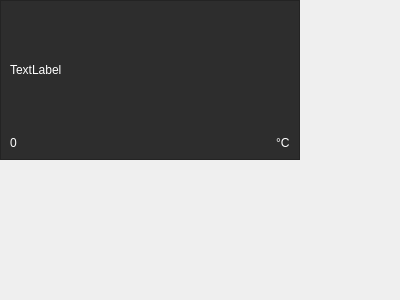
<?xml version="1.0" encoding="UTF-8"?>
<ui version="4.0">
 <class>Dialog</class>
 <widget class="QDialog" name="Dialog">
  <property name="geometry">
   <rect>
    <x>0</x>
    <y>0</y>
    <width>400</width>
    <height>300</height>
   </rect>
  </property>
  <property name="windowTitle">
   <string>Dialog</string>
  </property>
  <widget class="QFrame" name="frame">
   <property name="geometry">
    <rect>
     <x>0</x>
     <y>0</y>
     <width>300</width>
     <height>160</height>
    </rect>
   </property>
   <property name="sizePolicy">
    <sizepolicy hsizetype="Fixed" vsizetype="Fixed">
     <horstretch>0</horstretch>
     <verstretch>0</verstretch>
    </sizepolicy>
   </property>
   <property name="minimumSize">
    <size>
     <width>300</width>
     <height>160</height>
    </size>
   </property>
   <property name="maximumSize">
    <size>
     <width>300</width>
     <height>160</height>
    </size>
   </property>
   <property name="styleSheet">
    <string notr="true">QFrame {background-color: rgb(45, 45, 45);}


QRadioButton { font: 9pt &quot;Segoe UI Semilight&quot; ; }

QGroupBox { font: 63 10pt &quot;Segoe UI Semibold&quot;; }

QCheckBox, QLabel { font: 9pt &quot;Segoe UI Semilight&quot;; }
QCheckBox:disabled { color: gray; }

QMessageBox { color: white; }
QMessageBox QPushButton { 
	color: black;
    background-color: rgb(215, 215, 215);
	border: 1px solid gray;
	border-radius: 3px;  
	min-width: 6em;
	font: 8pt &quot;Segoe UI Semibold&quot;;
}


QPushButton:hover { 
	background-color: rgb(235, 235, 235);
}


QPushButton:pressed { 
	background-color: rgb(221, 221, 221);
}


QTabWidget::pane {
	border-top: 1px solid white;
	padding: 2px;
}


QTabBar::tab {
    background: rgb(59, 59, 59);
    border: 1px solid white;
    border-top-left-radius: 4px;
	border-top-right-radius: 4px;
    padding-left: 7px;
    padding-right: 7px;
	padding-top: 3px;
	padding-bottom: 2px;
	font: 63 9pt &quot;Segoe UI Semibold&quot;;
}


QTabBar::tab:disabled { background-color: gray; }
QTabBar::tab:active:disabled { background-color: grey; }


QTabBar::tab:hover {
	background-color: rgb(47, 105, 23);
	color: rgb(248, 248, 248);
}


QTabBar::tab:!selected {
    margin-top: 2px; /* make non-selected tabs look smaller */
}


/* make use of negative margins for overlapping tabs */
QTabBar::tab:selected {
    /* expand/overlap to the left and right by 4px */
    margin-left: -4px;
    margin-right: -4px;
	background-color: rgb(70, 175, 38);
}


QTabBar::tab:first:selected {
    margin-left: 0; /* the first selected tab has nothing to overlap with on the left */
}


QTabBar::tab:last:selected {
    margin-right: 0; /* the last selected tab has nothing to overlap with on the right */
}


QListView {
    show-decoration-selected: 1; /* make the selection span the entire width of the view */
}


QListView::item:hover { background-color: rgb(47, 105, 23); }
QListView::item:selected { background-color: rgb(70, 175, 38) }


QSlider::handle:horizontal {
    background:  rgb(70, 175, 38);
    width: 18px;
    margin: -2px 0; /* handle is placed by default on the contents rect of the groove. Expand outside the groove */
    border-radius: 3px;
}


QSlider::handle:horizontal:hover { background-color: rgb(45, 102, 23); }
QSlider::handle:horizontal:disabled { background-color: grey; }


 QScrollBar:vertical
 {
     background-color: #2A2929;
     width: 15px;
     margin: 15px 3px 15px 3px;
     border: 1px transparent #2A2929;
 }


 QScrollBar::handle:vertical
 {
     background-color: rgb(45, 45, 45);         /* #605F5F; */
     min-height: 5px;
	 border: 2px solid white;
	 border-radius: 4px;
 }


 QScrollBar::sub-line:vertical
 {
     margin: 3px 0px 3px 0px;
     border-image: url(:/qss_icons/rc/up_arrow_disabled.png);
     height: 10px;
     width: 10px;
     subcontrol-position: top;
     subcontrol-origin: margin;
 }


 QScrollBar::add-line:vertical
 {
     margin: 3px 0px 3px 0px;
     border-image: url(:/qss_icons/rc/down_arrow_disabled.png);
     height: 10px;
     width: 10px;
     subcontrol-position: bottom;
     subcontrol-origin: margin;
 }


 QScrollBar::sub-line:vertical:hover,QScrollBar::sub-line:vertical:on
 {

     border-image: url(:/black/images/black/arrowUp_ico.png);
     height: 10px;
     width: 10px;
     subcontrol-position: top;
     subcontrol-origin: margin;
 }


 QScrollBar::add-line:vertical:hover, QScrollBar::add-line:vertical:on
 {
     border-image: url(:/black/images/black/arrowDown_ico.png);
     height: 10px;
     width: 10px;
     subcontrol-position: bottom;
     subcontrol-origin: margin;
 }


 QScrollBar::up-arrow:vertical, QScrollBar::down-arrow:vertical
 {
     background: none;
 }


 QScrollBar::add-page:vertical, QScrollBar::sub-page:vertical
 {
     background: none;
 }


QSpinBox { border: none; font: 9pt &quot;Segoe UI&quot;; }
QSpinBox:hover { border: 1px green sunken; }
QSpinBox:disabled { color: grey; }

QSpinBox::up-button { color: white; }
QSpinBox::down-button { color: white; }


QTimeEdit { border: none; font: 9pt &quot;Segoe UI&quot;; }
QTimeEdit:hover { border: 1px green sunken; }
QTimeEdit:disabled { color: grey; }

QTimeEdit::up-button { color: white; }
QTimeEdit::down-button { color: white; }


QComboBox {
	color: black;
    border: 1px solid gray;
    border-radius: 3px;
    padding: 1px 18px 1px 3px;
    min-width: 6em;
	font: 8pt &quot;Segoe UI Semilight&quot;;
}


QComboBox:hover {
	border: 1px solid rgb(254, 254, 254);
	background-color: rgb(236, 236, 236);
}


QPushButton { 
	color: black;
    background-color: rgb(215, 215, 215);
	border: 1px solid gray;
	border-radius: 3px;  
	min-width: 6em;
	font: 8pt &quot;Segoe UI Semibold&quot;;
}


QPushButton:hover { 
	background-color: rgb(235, 235, 235);
}


QPushButton:pressed { 
	background-color: rgb(221, 221, 221);
}

QToolButton { 
	color: black;
    background-color: rgb(215, 215, 215);
	border: 1px solid gray;
	border-radius: 3px;
	font: 8pt &quot;Segoe UI Semibold&quot;;
}


QToolButton:hover { 
	background-color: rgb(235, 235, 235);
}


QToolButton:pressed { 
	background-color: rgb(221, 221, 221);
}

QComboBox:disabled { color: gray; background-color: rgb(35, 35, 35); }


QComboBox::down-arrow {
    image: url(:/black/black/arrowDown_ico.png);
}


QComboBox::up-arrow { image: url(:/black/black/arrowUp_ico.png); }


QComboBox:editable {
    background: white;
}


QComboBox:!editable, QComboBox::drop-down:editable {
     background: qlineargradient(x1: 0, y1: 0, x2: 0, y2: 1,
                                 stop: 0 #E1E1E1, stop: 0.4 #DDDDDD,
                                 stop: 0.5 #D8D8D8, stop: 1.0 #D3D3D3);
}


/* QComboBox gets the &quot;on&quot; state when the popup is open */
QComboBox:!editable:on, QComboBox::drop-down:editable:on {
    background: qlineargradient(x1: 0, y1: 0, x2: 0, y2: 1,
                                stop: 0 #D3D3D3, stop: 0.4 #D8D8D8,
                                stop: 0.5 #DDDDDD, stop: 1.0 #E1E1E1);
}


QComboBox:on { /* shift the text when the popup opens */
    padding-top: 3px;
    padding-left: 4px;
}


QComboBox::drop-down {
    subcontrol-origin: padding;
    subcontrol-position: top right;
    width: 15px;

    border-left-width: 1px;
    border-left-color: darkgray;
    border-left-style: solid; /* just a single line */
    border-top-right-radius: 3px; /* same radius as the QComboBox */
    border-bottom-right-radius: 3px;
}


QLineEdit { 
	border-radius: 3px;
	border: 1px solid white;
	font: 8pt &quot;Segoe UI Semilight&quot;;
 }

QLineEdit:hover { 
	border-color: rgb(42, 105, 23);
}

QKeySequenceEdit { font: 9pt &quot;Segoe UI Semilight&quot;; color: white; }
</string>
   </property>
   <property name="frameShape">
    <enum>QFrame::StyledPanel</enum>
   </property>
   <property name="frameShadow">
    <enum>QFrame::Raised</enum>
   </property>
   <layout class="QGridLayout" name="gridLayout">
    <item row="1" column="1">
     <widget class="QLabel" name="degreeSignLabel">
      <property name="sizePolicy">
       <sizepolicy hsizetype="Fixed" vsizetype="Fixed">
        <horstretch>0</horstretch>
        <verstretch>0</verstretch>
       </sizepolicy>
      </property>
      <property name="styleSheet">
       <string notr="true">font:28pt &quot;Segoe UI Semilight&quot;;
color: rgb(255, 255, 255);</string>
      </property>
      <property name="text">
       <string>°C</string>
      </property>
      <property name="margin">
       <number>0</number>
      </property>
      <property name="indent">
       <number>-1</number>
      </property>
     </widget>
    </item>
    <item row="1" column="0">
     <widget class="QLabel" name="valueLabel">
      <property name="styleSheet">
       <string notr="true">font: 72pt &quot;Segoe UI Semilight&quot;;
color: rgb(255, 255, 255);</string>
      </property>
      <property name="text">
       <string>0</string>
      </property>
      <property name="textFormat">
       <enum>Qt::PlainText</enum>
      </property>
     </widget>
    </item>
    <item row="0" column="0" colspan="2">
     <widget class="QLabel" name="topLabel">
      <property name="styleSheet">
       <string notr="true">font: 16pt &quot;Segoe UI Semilight&quot;;
color: rgb(255, 255, 255);</string>
      </property>
      <property name="text">
       <string>TextLabel</string>
      </property>
     </widget>
    </item>
   </layout>
  </widget>
 </widget>
 <resources/>
 <connections/>
</ui>
